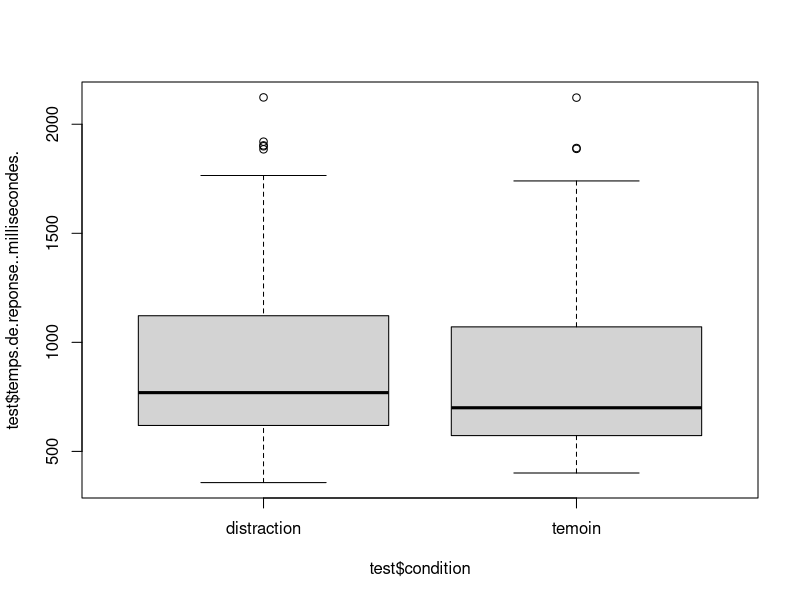
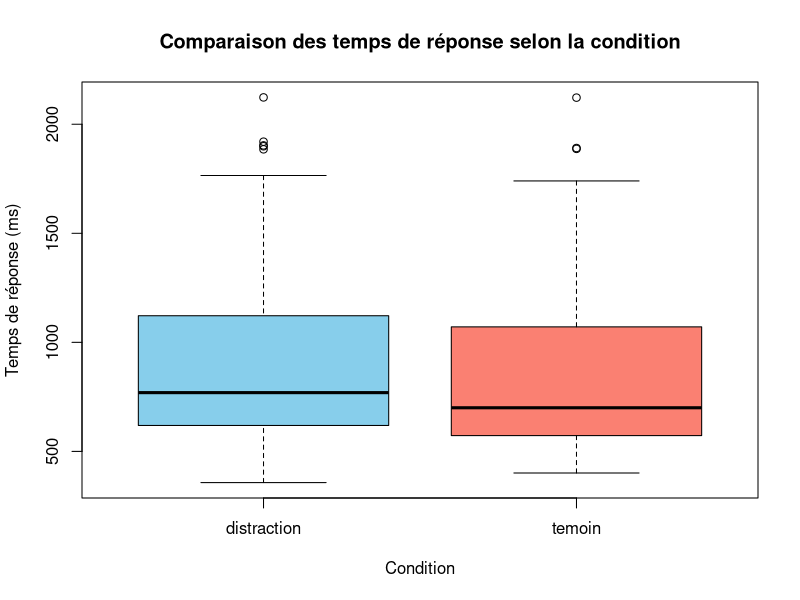

These charts were generated, in order, by the following R code: (Note: this script raises an error after producing the figures.)
# -------------------------------------------------------------------
# TP Neurosciences cognitives - Analyse des données de flexibilité cognitive
# Étudiants : Piel Manuel & Tamime Nadim
# -------------------------------------------------------------------

# Chargement des données expérimentales (issue de PsyToolkit, format CSV)
test <- read.table("donnees.csv", header = TRUE, sep = ";")

# -------------------------------------------------------------------
#Nous allons commencer par un test de shapiro, afin de saovir si nos données suivent une loi normal, avec H0 qui nous indique que l'on suit une loi normal et H1 qui nous indique l'inverse. 
# H0 : la variable suit une loi normale ; H1 : non
# Résultat utile pour choisir entre test paramétrique ou non-paramétrique
by(test$temps.de.reponse..millisecondes., test$condition, shapiro.test)

kruskal.test(test$temps.de.reponse..millisecondes. ~ test$condition, data = test)
pairwise.wilcox.test(test$temps.de.reponse..millisecondes. , test$condition, p.adjust.method = "bonferroni")

boxplot(test$temps.de.reponse..millisecondes. ~ test$condition)
boxplot(test$temps.de.reponse..millisecondes. ~ test$condition,
        data = test,
        xlab = "Condition",
        ylab = "Temps de réponse (ms)",
        main = "Comparaison des temps de réponse selon la condition",
        col = c("skyblue", "salmon"))
#Le willcox test nous confirme qu'il y a une difference entre le temps de reaction selon les condition (confirmer par la p-value qui est de 0.021. 

taux_erreur = ifelse(taux_erreur)

by(taux_erreur, test$condition, shapiro.test)

pairwise.wilcox.test(taux_erreur , test$condition)

boxplot(taux_erreur ~ test$condition)

test$erreur_binaire <- ifelse(test$statut..1.correct..2.faux..3.lent == 2, 1, 0)
table(test$condition, test$erreur_binaire)
chisq.test(table(test$condition, test$erreur_binaire))


table(test$condition, test$nom.du.bloc)  # Voir les effectifs croisés
chisq.test(table(test$condition, test$nom.du.bloc))  # Test du Chi²

mod <- lm(test$temps.de.reponse..millisecondes. ~ test$condition * test$nom.du.bloc, data = test)
summary(mod)

interaction.plot(x.factor = test$condition,
                 trace.factor = test$nom.du.bloc,
                 response = test$temps.de.reponse..millisecondes.,
                 fun = mean,
                 type = "b",
                 legend = TRUE,
                 ylab = "Temps de réponse (ms)",
                 xlab = "Condition",
                 trace.label = "Nom du bloc") 

mod_switch <- lm(temps.de.reponse..millisecondes. ~ commutation..1...essai.repete..2...essai.de.commutation., data = test)
summary(mod_switch)

boxplot(temps.de.reponse..millisecondes. ~ commutation..1...essai.repete..2...essai.de.commutation., 
        data = test,
        col = c("#ADD8E6", "#FFA07A"),
        names = c("Essai répété", "Essai de commutation"),
        main = "Coût de la commutation",
        ylab = "Temps de réponse (ms)") 
#FIN 
